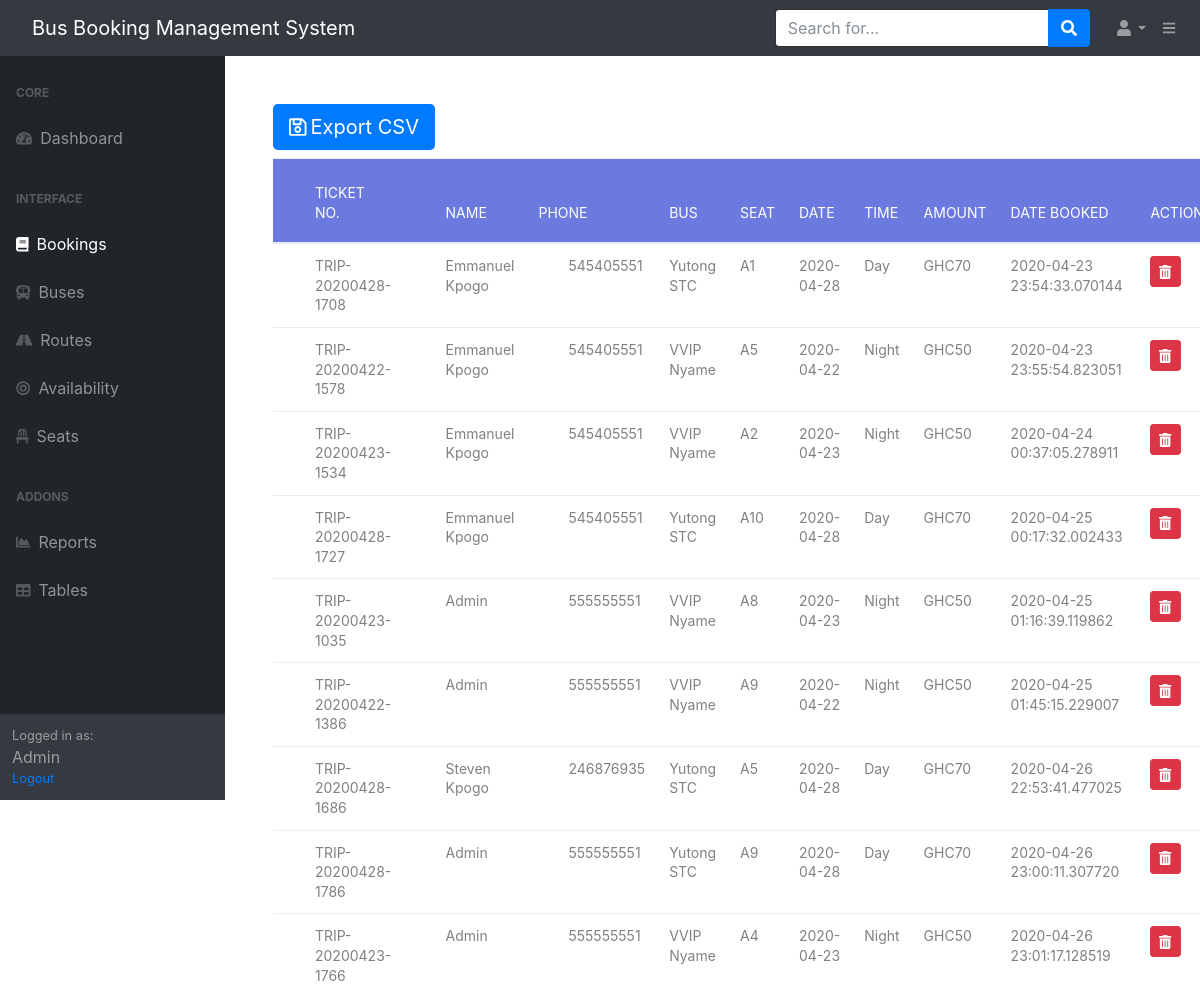
Before: /bookings (signed in, upper part) with the older database file.
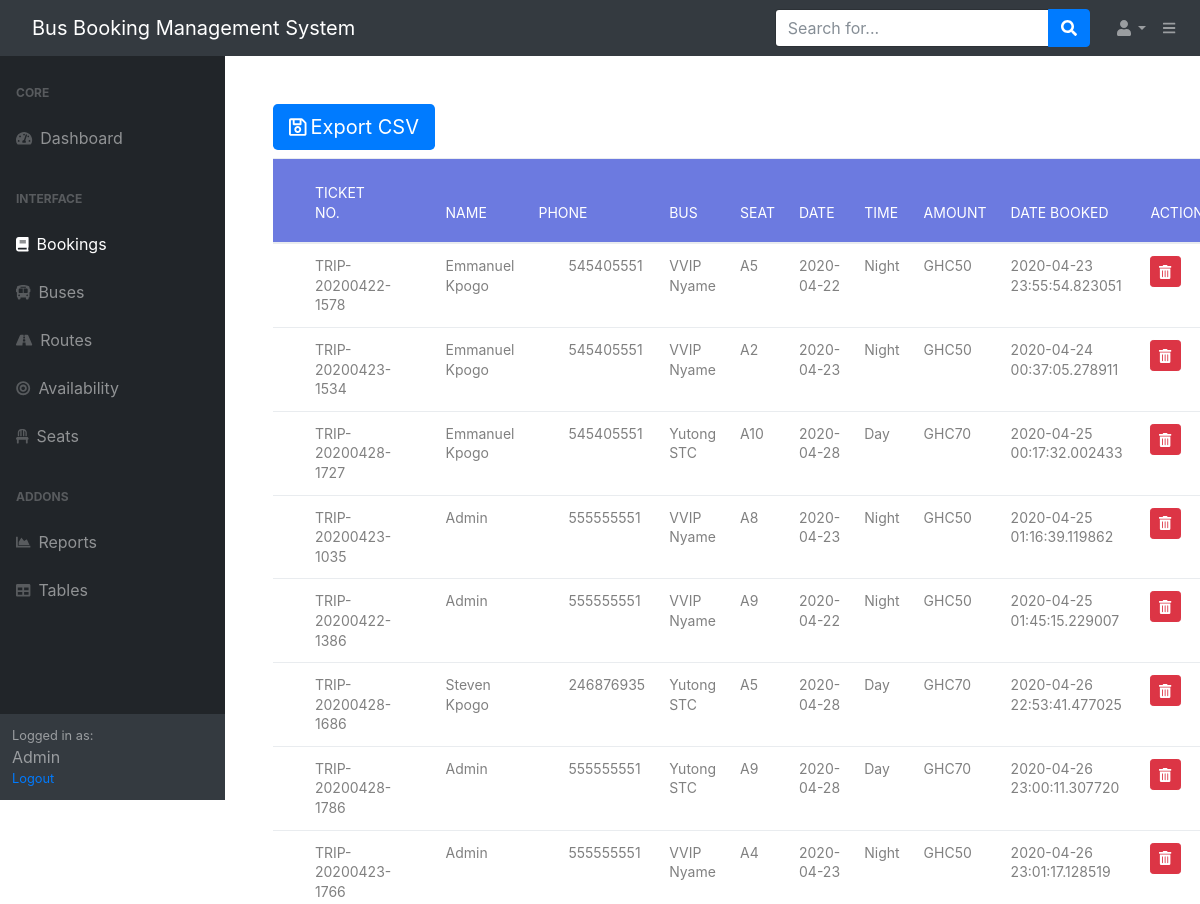
After: the same page with the newer database file.
### bbs/models.py (models this page shows, shortened)
class Booking(db.Model):
    id = db.Column(db.Integer, primary_key=True)
    ticket_number = db.Column(db.String(60), nullable=False)
    customer_id = db.Column(db.Integer, db.ForeignKey('user.id'),nullable=False)
    seat_id = db.Column(db.Integer, db.ForeignKey('seats.id'),nullable=False)
    bus_id = db.Column(db.Integer, db.ForeignKey('buses.id'),nullable=False)
    route_id = db.Column(db.Integer, db.ForeignKey('route.id'),nullable=False)
    phone = db.Column(db.Integer(), nullable=False)
    date_booked = db.Column(db.String(120), nullable=False,default=now.strftime('%Y-%m-%d'))
    email = db.Column(db.String(120), nullable=False)
    date = db.Column(db.DateTime, nullable=False)
    time = db.Column(db.String(60), nullable=False)

class User(db.Model,UserMixin):
    id = db.Column(db.Integer, primary_key=True)
    name = db.Column(db.String(60), unique=True, nullable=False)
    username = db.Column(db.String(20), unique=True, nullable=False)
    email = db.Column(db.String(120), unique=True, nullable=False)
    phone = db.Column(db.Integer(), unique=True, nullable=False)
    image_file = db.Column(db.String(20), nullable=False,default='default.jpg')
    password = db.Column(db.String(60),nullable=False)
    active = db.Column(db.Boolean)
    bookings = db.relationship('Booking', backref='customer')
    roles = db.relationship('Role',secondary='roles_users', backref=db.backref('users', lazy='dynamic'))

class Buses(db.Model):
    id = db.Column(db.Integer, primary_key=True)
    name = db.Column(db.String(60), unique=True, nullable=False)
    number = db.Column(db.String(20), unique=True, nullable=False)
    description = db.Column(db.String(200), nullable=False)
    image_file = db.Column(db.String(60), nullable=False,default='default_bus.jpg')
    bookings = db.relationship('Booking', backref='bus')
    availability = db.relationship('Availability', backref='bus')

class Seats(db.Model):
    id = db.Column(db.Integer, primary_key=True)
    name = db.Column(db.String(5), unique=True, nullable=False)
    bookings = db.relationship('Booking', backref='seat')

class Route(db.Model):
    id = db.Column(db.Integer, primary_key=True)
    name = db.Column(db.String(60), nullable=False)
    time = db.Column(db.String(60), nullable=False)
    amount = db.Column(db.Integer(), nullable=False)
    availability = db.relationship('Availability', backref='route')
    booking = db.relationship('Booking', backref='route')

### bbs/admin/routes.py (the view)
@myadmin.route('/bookings')
@roles_required('admin')
def bookings():
    bookings = Booking.query.all()
    with open( dir_of_interest +'./bookings.csv','w',newline='') as f:
        out = csv.writer(f)
        out.writerow(['Ticket Number','Name','Phone','Bus','Seat','Departure Date','Time','Amount','Date Booked'])
        for booking in bookings:
            out.writerow([booking.ticket_number,booking.customer.name,booking.phone,booking.bus.name,booking.seat.name,
                    booking.date.strftime('%Y-%m-%d'),booking.route.time,booking.route.amount,booking.date_booked ])
    return render_template('/admin/bookings.html',bookings=bookings)

### bbs/templates/admin/bookings.html
{% extends "admin/admin_layout.html"%}
{% block content%}
<div class="table100 ver3 m-b-110 ml-5 mr-5 mt-5">
  <div class="mt-5 mb-2 ">
    <a type="button" class="btn-lg btn-primary" href="{{url_for('myadmin.export_csv')}}"><i class="far fa-save mr-1"></i></i>Export CSV</a>
 </div>
<table class="table table-hover">
  <thead>
    <tr class="row100 head">
      <th class="column100 column1" data-column="column2">Ticket No.</th>
      <th class="column100 column1" data-column="column2">Name</th>
      <th class="column100 column2" data-column="column3">Phone</th>
      <th class="column100 column2" data-column="column3">Bus</th>
      <th class="column100 column3" data-column="column4">Seat</th>
      <th class="column100 column4" data-column="column5">Date</th>
      <th class="column100 column5" data-column="column6">Time</th>
      <th class="column100 column6" data-column="column7">Amount</th>
      <th class="column100 column7" data-column="column8">Date Booked</th>
      <th class="column100 column8" data-column="column8">Action</th>
    </tr>
  </thead>
  <tbody>
    {% for booking in bookings%}
    <tr class="">
      <td class="column100 column1" data-column="column1">{{booking.ticket_number}}</td>
      <td class="column100 column1" data-column="column1">{{booking.customer.name}}</td>
      <td class="column100 column1" data-column="column1">{{booking.phone}}</td>
      <td class="column100 column2" data-column="column2">{{booking.bus.name}}</td>
      <td class="column100 column3" data-column="column3">{{booking.seat.name}}</td>
      <td class="column100 column4" data-column="column4">{{booking.date.strftime('%Y-%m-%d')}}</td>
      <td class="column100 column5" data-column="column5">{{booking.route.time}}</td>
      <td class="column100 column6" data-column="column6">GHC{{booking.route.amount}}</td>
      <td class="column100 column7" data-column="column7">{{booking.date_booked}}</td>
      <td class="column100 column8" data-column="column8">
     <a class="btn btn-sm btn-danger" href="{{url_for('myadmin.delete',id=booking.id)}}"> <i class="fas fa-trash-alt"></i></a></td>
     </tr>
    {% endfor %}
  </tbody>
</table>
</div>
{% endblock content%}

Changed rows visible on the page:
removed Booking: ticket_number "TRIP-20200428-1708", customer.name "Emmanuel Kpogo", phone "545405551", bus.name "Yutong STC", seat.name "A1", date "2020-04-28", route.time "Day", route.amount "70", date_booked "2020-04-23 23:54:33.070144"
